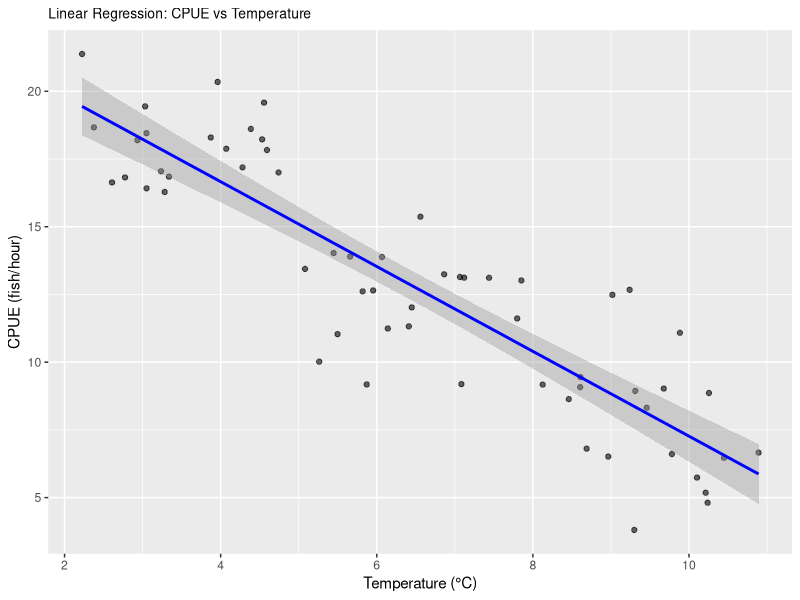

Generate this figure with R:
## ---- chunk 1
knitr::opts_chunk$set(echo = TRUE)
## ---- chunk 2

# Question 1. Think about an ongoing study in your lab (or a paper you have read in a different class), and decide on a pattern that you might expect in your experiment if a specific hypothesis were true.

# I am in Dr. Mark Henderson's lab studying catch per unit effort (CPUE; fish/hr) of Atlantic Salmon in Lake Champlain using boat electrofishing. We have generated CPUE of Atlantic Salmon catch rates for a sampling protocol for fish collection for acoustic telemetry studies. Understanding the optimal sampling time is beneficial for us because we want to be most efficient while collecting fish in the field. We are interested in how the water temperature of Lake Champlain effects the CPUE of Atlantic Salmon. We hypothesize that as the water temperature increases, the CPUE of Atlantic Salmon will decrease because the Atlantic Salmon will be in deeper water and out of the electrical field where we are shocking (<15 ft.). The Atlantic Salmon are cold-water fish and want to live in the cooler and deeper waters when the surface temperature is higher. 

# Question 2. To start simply, assume that the data in each of your treatment groups follow a normal distribution. Specify the sample sizes, means, and variances for each group that would be reasonable if your hypothesis were true. You may need to consult some previous literature and/or an expert in the field to come up with these numbers.

# Question 3. Using the methods we have covered in class, write code to create a random data set that has these attributes. Organize these data into a data frame with the appropriate structure.
library(ggplot2)
library(dplyr)

# Set seed for reproducibility
# set.seed(25)

# Create the data
?rnorm()

low <- data.frame(
  temp_group = "Low (2-4.9°C)",
  CPUE = rnorm(n = 20, mean = 18, sd = 1.2),
  temperature = runif(20, 2, 4.9));low

medium <- data.frame(
  temp_group = "Medium (5-7.9°C)",
  CPUE = rnorm(n = 20, mean = 12, sd = 1.5),
  temperature = runif(20, 5, 7.9));medium

high <- data.frame(
  temp_group = "High (8-10.9°C)",
  CPUE = rnorm(n = 20, mean = 8, sd = 2),
  temperature = runif(20, 8, 10.9));high

# combine all of the the datasets together to make a big dataset with low, medium, and high datasets
data <- rbind(low, medium, high)

# Question 4. Now write code to analyze the data (probably as an ANOVA or regression analysis, but possibly as a logistic regression or contingency table analysis. Write code to generate a useful graph of the data.

# First, we can do a linear regression on the continuous variables 
# Fit linear model
linear_regression <- lm(CPUE ~ temperature, data = data)

my_out <- c(slope=summary(linear_regression)$coefficients[2,1],
            p_value=summary(linear_regression)$coefficients[2,4],
            r_squared = summary(linear_regression)$r.squared);my_out

print(summary(linear_regression))

## 

# 3. Visualizations
# Create scatter plot with regression line
scatter_plot <- ggplot(data, aes(x = temperature, y = CPUE)) +
  geom_point(alpha = 0.6) +
  geom_smooth(method = "lm", color = "blue") +
  labs(
    title = "Linear Regression: CPUE vs Temperature",
    x = "Temperature (°C)",
    y = "CPUE (fish/hour)"
  ) + theme(plot.title = element_text(size = 10));scatter_plot


# Question 5. Try running your analysis multiple times to get a feeling for how variable the results are with the same parameters, but different sets of random numbers.

## I have rerun the code above so that the random numbers change each time to see the differences!

# Question 6. Now, using a series of for loops, adjust the parameters of your data to explore how they might impact your results/analysis, and store the results of your for loops into an object so you can view it. For example, what happens if you were to start with a small sample size and then re-run your analysis? Would you still get a significant result? What if you were to increase that sample size by 5, or 10? How small can your sample size be before you detect a significant pattern (p < 0.05)? How small can the differences between the groups be (the “effect size”) for you to still detect a significant pattern?
# Set seed for reproducibility
set.seed(25)

# Change sample sizes
m <- c(2,3,4,5,6,7,8,9,10,15)
for (i in seq_along(m)){
  print(m[i])
  low <- data.frame(
    temp_group = "Low (2-4.9°C)",
    CPUE = rnorm(n = m[i], mean = 10, sd = 1.2),
    temperature = runif(m[i], 2, 4.9));low
  
  medium <- data.frame(
    temp_group = "Medium (5-7.9°C)",
    CPUE = rnorm(n = m[i], mean = 6, sd = 1.3),
    temperature = runif(m[i], 5, 7.9));medium
  
  high <- data.frame(
    temp_group = "High (8-10.9°C)",
    CPUE = rnorm(n = m[i], mean = 4, sd = 1.3),
    temperature = runif(m[i], 8, 10.9));high
  data <- rbind(low, medium, high)
  linear_regression <- lm(CPUE ~ temperature, data = data)
  
  my_out <- c(slope=summary(linear_regression)$coefficients[2,1],
              p_value=summary(linear_regression)$coefficients[2,4],
              r_squared = summary(linear_regression)$r.squared);my_out
  
  print(summary(linear_regression))
  
}

# I wanted to test if changing the sample sizes would impact the p-value and r-squared of the regression. I found a significant difference (p < 0.05) with 20 samples, so I wanted to see how if I decreased the sample size that at what sample size I would not see a significant difference. Therefore, I created a for loop and included various sample sizes and found that at 2 sample sizes, I did not see a significant difference. So, a sample size of 3 would be the effective sample size (this is the answer for Question 7). 

# Change the means for each temp group for sample size of 20
mean_low <- c(5, 6, 7, 8, 9, 10, 11)
for (i in seq_along(mean_low)){
  print(mean_low[i])
  low <- data.frame(
    temp_group = "Low (2-4.9°C)",
    CPUE = rnorm(n = 20, mean = mean_low[i], sd = 1.2),
    temperature = runif(20, 2, 4.9));low
  
  medium <- data.frame(
    temp_group = "Medium (5-7.9°C)",
    CPUE = rnorm(n = m[i], mean = 6, sd = 1.3),
    temperature = runif(m[i], 5, 7.9));medium
  
  high <- data.frame(
    temp_group = "High (8-10.9°C)",
    CPUE = rnorm(n = m[i], mean = 4, sd = 1.3),
    temperature = runif(m[i], 8, 10.9));high
  data <- rbind(low, medium, high)
  linear_regression <- lm(CPUE ~ temperature, data = data)
  
  my_out <- c(slope=summary(linear_regression)$coefficients[2,1],
              p_value=summary(linear_regression)$coefficients[2,4],
              r_squared = summary(linear_regression)$r.squared);my_out
  
  print(summary(linear_regression))
  
}

## The lower the mean is for the low temperature group, the less the p value gets from the regression analysis. This does mot really have any significant management implications because you really can not alter the means (the data is the data that you collect) however, for practicing the for loop, it was helpful to do. 

# Question 7. Alternatively, for the effect sizes you originally hypothesized, what is the minimum sample size you would need in order to detect a statistically significant effect? Again, run the model a few times with the same parameter set to get a feeling for the effect of random variation in the data.

## See the comment in Question #6. The effective sample size to detect a significant difference in the linear regression would be 

# Question 8. Write up your results in a markdown file, organized with headers and different code chunks to show your analysis. Be explicit in your explanation and justification for sample sizes, means, and variances.




